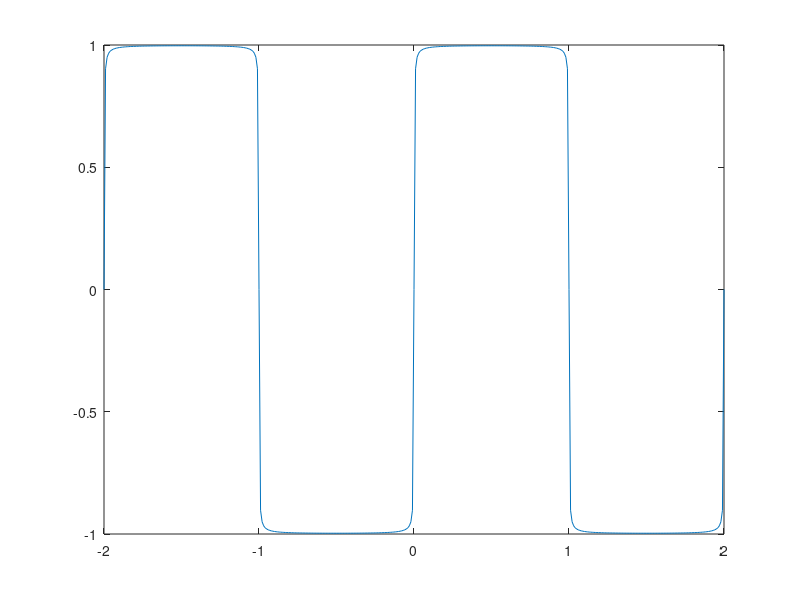

This figure's MATLAB source:

% --- Set coefficients here --- %
an = @(n) 0;
bn = @(n) 4/(pi*n);
a0 = 0;
T0 = 1;
% ----------------------------- %

% --- Set other parameters here --- %
terms = 100; % Number of terms to use in the series
startOfSeries = 1; % Where to start n
termsToJump = 2; % n counts up by this number
% --------------------------------- %


oddFunc = @(x) bn(x(1)) * sin(x(1)*pi*x(2)/T0);
evenFunc = @(x) an(x(1)) * cos(x(1)*pi*x(2)/T0);

t = linspace(-2*T0, 2*T0, 401);
f = ones(401,1)*a0/2;
ftemp = zeros(401,1);

for i = startOfSeries:termsToJump:terms*termsToJump
    for j = 1:length(t)
        ftemp(j) = oddFunc([i,t(j)]);
    end
    f = f + ftemp;
    
    for j = 1:length(t)
        ftemp(j) = evenFunc([i,t(j)]);
    end
    f = f + ftemp;
end

plot(t,f)